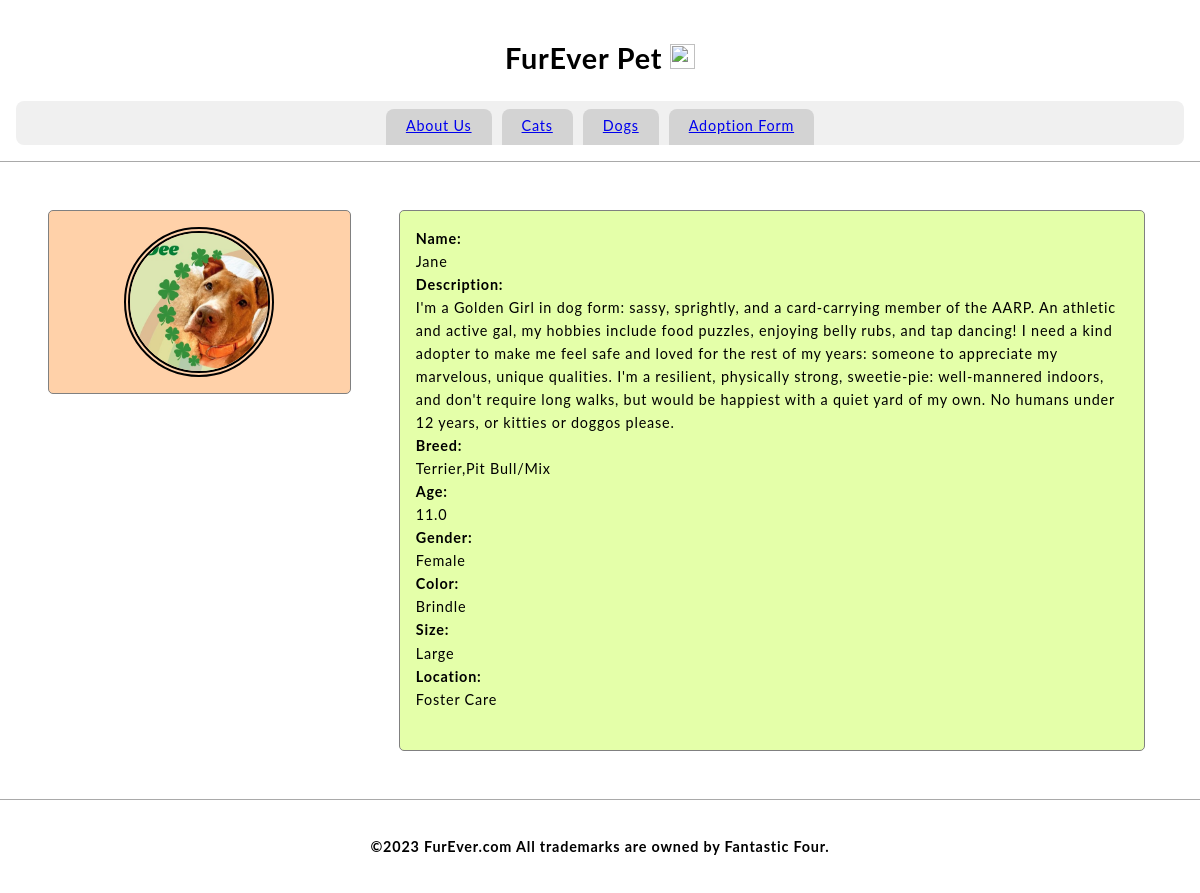
The app's page /dog_42904054 with its own data.
### tables this page shows
CREATE TABLE Dog(id int, name varchar(45), description varchar(1000), breed varchar(20), age float, gender varchar(10),color varchar(10),size varchar(10), location varchar(10), primary key (id));

### Furever.py (the view)
@app.route('/dog_42904054')
def dog_429():
    c.execute("SELECT name, description, breed, age, gender, color, size, location FROM Dog")
    myresult = c.fetchall()[1]
    name, description, breed, age, gender, color, size, location = myresult
    return render_template('dog_42904054.html',name=name, description=description, breed=breed, age=age, gender=gender, color=color,size=size, location=location)

### prefix.py (called while the page is built)
    def __call__(self, environ, start_response):
        return self.app(environ, start_response)

### templates/dog_42904054.html (shortened to what this page needs)
<!DOCTYPE>
<html>
    <head>
        <link href="static/style.css" type="text/css" rel="stylesheet"/>
    </head>
    <body>
        <header>
            <h1 class="title">FurEver Pet <img src="static/logo.png" width=25px height=25px/></h1>
            <nav>
                <a class="nav-anchor" href="aboutus">About Us</a>
                <a class="nav-anchor" href="cats">Cats</a>
                <a class="nav-anchor" href="dogs">Dogs</a>
                <a class="nav-anchor" href="adoptionform">Adoption Form</a>
            </nav>
        </header>
        <main>
            <aside>
                <div class="aside-div">
                    <img src="42904054.jpg"/ width= 150px height = 150px>
                </div>
            </aside>
            <section>
                <article class="article-div">
                          <b>Name:</b>
                    <br>
                    {{name}}
                    <br>
                    <b>Description:</b>
                    <br>
                    {{description}}
                    <br>
                    <b>Breed:</b>
                    <br>
                    {{breed}}
                    <br>
                    <b>Age:</b>
                    <br>
                    {{age}}
                    <br>
                    <b>Gender:</b>
                    <br>
                    {{gender}}
                    <br>
                    <b>Color:</b>
                    <br>
                    {{color}}
                    <br>
                    <b>Size:</b>
                    <br>
                    {{size}}
                    <br>
                    <b>Location:</b>
                    <br>
                    {{location}}
                    <br>
                    <br>
                </article>
            </section>
        </main>
        <footer>
            <h4 class="title">©2023 FurEver.com All trademarks are owned by Fantastic Four.</h4>
        </footer>
    </body>
</html>

### static/style.css (style rules this page uses)
* { box-sizing: border-box; }
body { height: 100vh; width: 100vw; display: flex; flex-direction: column; font-family: 'Lato', sans-serif; margin: 0; font-size: 0.9rem; line-height: 1.6; letter-spacing: 0.05rem; }
header { justify-content: center; background-color: #C2CADO; padding: 1rem; }
.title { text-align: center; background-color: white; }
nav { background-color: #F0F0F0; display: flex; justify-content: center; border-radius: 0.5rem; padding-top: 0.5rem; }
nav a { cursor:pointer; background-color:lightgray; margin: 0 5px; padding:5px 20px; border-bottom: 0.2rem solid lightgray; border-top-left-radius: 0.5rem; border-top-right-radius: 0.5rem; }
main { padding: 1rem; background-color: white; overflow-y: auto; display: flex; #flex-direction: column; justify-content: center; align-items: start; border-top:solid 1px darkgray; border-bottom:solid 1px darkgray; }
aside { width: 30vw; display: flex; flex-direction: column; justify-content: space-evenly; padding: 1rem; }
.aside-div { background-color: #FFD1A9; min-height: 150px; margin: 1rem; width: 95%; overflow-y: auto; padding:1rem; border-radius:5px; border:1px solid gray; display: flex; justify-content: center; align-items: center; }
.aside-div img { border-radius: 75px; border: 6px double; }
section { width: 70vw; display: flex; flex-direction: column; justify-content: space-evenly; padding: 1rem; }
.article-div { background-color: #E4FFA9; min-height: 150px; margin: 1rem; width: 95%; overflow-y: auto; padding:1rem; border-radius:5px; border:1px solid gray; }
footer { #position: fixed; #bottom: 0; background-color: white; justify-content: center; padding: 1rem; width: 100%; }

### records on screen
Dog: name "Jane", description "I'm a Golden Girl in dog form: sassy, sprightly, and a card-carrying member of the AARP. An athletic and active gal, my hobbies include food puzzles, enjoying belly rubs, and tap dancing! I need a kind adopter to make me feel safe and loved for the rest of my years: someone to appreciate my marvelous, unique qualities. I'm a resilient, physically strong, sweetie-pie: well-mannered indoors, and don't require long walks, but would be happiest with a quiet yard of my own. No humans under 12 years, or kitties or doggos please.", breed "Terrier,Pit Bull/Mix", age "11.0", gender "Female", color "Brindle", size "Large", location "Foster Care"
